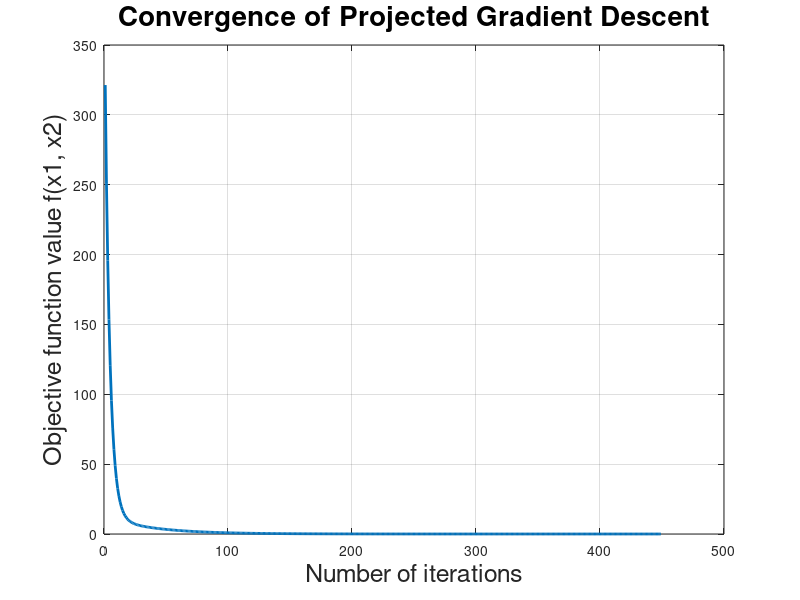

Write the MATLAB code that produced this figure.
% KARATIS DIMITRIOS 10775
% THEMA 4

clear;
clc;

% Define the function f(x1, x2) and its gradient
f = @(x1, x2) (1/3)*x1.^2 + 3*x2.^2; % Objective function
grad_f = @(x1, x2) [2/3*x1; 6*x2]; % Gradient of f(x)

% Constraints
x1_min = -10; x1_max = 5;
x2_min = -8; x2_max = 12;

% Parameters
epsilon = 0.01; % Convergence threshold
gamma = 0.2; % Step size
s_k = 0.1; % Additional step size scaling
initial_point = [8, -10]; % Starting point
max_iter = 600; % Maximum number of iterations

% Initialize variables
x = initial_point(1); % x1
y = initial_point(2); % x2
f_values = zeros(max_iter, 1); % Store function values

% Gradient Descent with Projection
for k = 1:max_iter
    % Evaluate the gradient
    grad = grad_f(x, y);
    
    % Store the current function value
    f_values(k) = f(x, y);
    
    % Check for convergence
    if norm(grad) < epsilon
        f_values = f_values(1:k); % Trim unused entries
        break;
    end

    % Calculate projections
    x_proj = x - s_k * grad(1);
    y_proj = y - s_k * grad(2);

    if x_proj <= x1_min
        x_proj = x1_min;
    elseif x_proj >= x1_max
        x_proj = x1_max;
    end

    if y_proj <= x2_min
        y_proj = x2_min;
    elseif y_proj >= x2_max
        y_proj = x2_max;
    end
    
    % Update variables
    x_new = x + gamma * (x_proj - x);
    y_new = y + gamma * (y_proj - y);

    x = x_new;
    y = y_new;
end

% Display Results
fprintf('Initial point: (%.2f, %.2f)\n', initial_point(1), initial_point(2));
fprintf('Minimum found at: (%.4f, %.4f)\n', x, y);
fprintf('Final f(x1, x2) = %.6f\n', f(x, y));
fprintf('Iterations: %d\n\n', length(f_values));

% Plot Convergence
figure;
plot(1:length(f_values), f_values, 'LineWidth', 2);
title('Convergence of Projected Gradient Descent', 'FontSize', 20);
xlabel('Number of iterations', 'FontSize', 18);
ylabel('Objective function value f(x1, x2)', 'FontSize', 18);
grid on;
